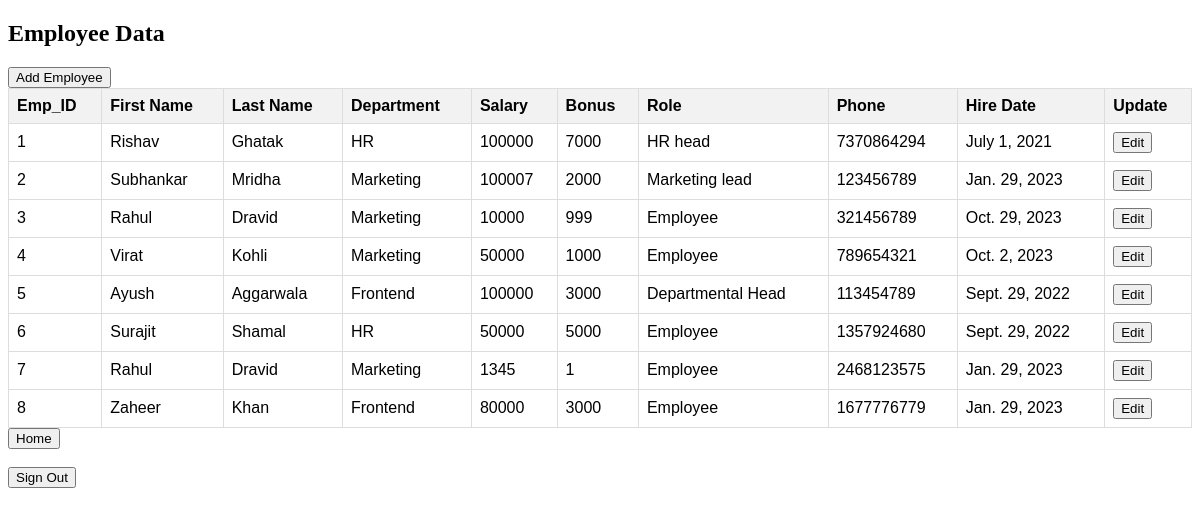
Page /list on the committed database.
### emp_app/models.py (models this page shows, shortened)
class Employee(models.Model):
    id = models.IntegerField(primary_key=True)
    profile_pic= models.ImageField(upload_to='static/images/',null=True)
    first_name = models.CharField(max_length=100, null=False)
    last_name = models.CharField(max_length=100)
    dept = models.ForeignKey(Department, on_delete=models.CASCADE)
    salary = models.IntegerField(default=0)
    bonus = models.IntegerField(default=0)
    role = models.ForeignKey(Role, on_delete=models.CASCADE)
    phone = models.IntegerField(default=0)
    hire_date = models.DateField()
    last_updated = models.DateTimeField(auto_now=True)
    def __str__(self):
        return "%s %s %s" %(self.id, self.first_name, self.last_name)

class Department(models.Model):
    name = models.CharField(max_length=100,null=False)
    location = models.CharField(max_length=100)

class Role(models.Model):
    name = models.CharField(max_length=100, null=False)

### emp_app/views.py (the view)
# urls.py: path('list',views.list,name="list"),
def list(request):
    emps = Employee.objects.all()
    context = {
        'emps': emps
    }
    print(context)
    return render(request, 'list.html', context)

### templates/list.html (shortened to what this page needs)
<!DOCTYPE html>
<html>
<head>
</head>
<body>
<h2>Employee Data</h2>
<a href="/add"><button type="submit">Add Employee</button></a>
<table>
  <tr>
    <th>Emp_ID</th>
    <th>First Name</th>
    <th>Last Name</th>
    <th>Department</th>
    <th>Salary</th>
    <th>Bonus</th>
    <th>Role</th>
    <th>Phone</th>
    <th>Hire Date</th>
    <th>Update</th>
  </tr>
  {% for employee in emps %}
  <tr>
    <td>{{ employee.id }}</td>
    <td>{{ employee.first_name }}</td>
    <td>{{ employee.last_name }}</td>
    <td>{{ employee.dept.name }}</td>
    <td>{{ employee.salary }}</td>
    <td>{{ employee.bonus }}</td>
    <td>{{ employee.role.name }}</td>
    <td>{{ employee.phone }}</td>
    <td>{{ employee.hire_date }}</td>
    <td><a href="{% url 'update' employee_id=employee.id %}">
    <button type="button">Edit</button></td>
  </tr>
  {% endfor %}
</table>
<a href="/"><button type="submit">Home</button></a><br><br>
<a href="/signout"><button type="submit">Sign Out</button></a>
</body>
</html>

### templates/list.html (style rules this page uses)
table { font-family: Arial, sans-serif; border-collapse: collapse; width: 100%; }
th, td { border: 1px solid #dddddd; text-align: left; padding: 8px; }
th { background-color: #f2f2f2; }

### rows in the picture
Employee: id "1", first_name "Rishav", last_name "Ghatak", dept.name "HR", salary "100000", bonus "7000", role.name "HR head", phone "7370864294", hire_date "July 1, 2021"
Employee: id "2", first_name "Subhankar", last_name "Mridha", dept.name "Marketing", salary "100007", bonus "2000", role.name "Marketing lead", phone "123456789", hire_date "Jan. 29, 2023"
Employee: id "3", first_name "Rahul", last_name "Dravid", dept.name "Marketing", salary "10000", bonus "999", role.name "Employee", phone "321456789", hire_date "Oct. 29, 2023"
Employee: id "4", first_name "Virat", last_name "Kohli", dept.name "Marketing", salary "50000", bonus "1000", role.name "Employee", phone "789654321", hire_date "Oct. 2, 2023"
Employee: id "5", first_name "Ayush", last_name "Aggarwala", dept.name "Frontend", salary "100000", bonus "3000", role.name "Departmental Head", phone "113454789", hire_date "Sept. 29, 2022"
Employee: id "6", first_name "Surajit", last_name "Shamal", dept.name "HR", salary "50000", bonus "5000", role.name "Employee", phone "1357924680", hire_date "Sept. 29, 2022"
Employee: id "7", first_name "Rahul", last_name "Dravid", dept.name "Marketing", salary "1345", bonus "1", role.name "Employee", phone "2468123575", hire_date "Jan. 29, 2023"
Employee: id "8", first_name "Zaheer", last_name "Khan", dept.name "Frontend", salary "80000", bonus "3000", role.name "Employee", phone "1677776779", hire_date "Jan. 29, 2023"
